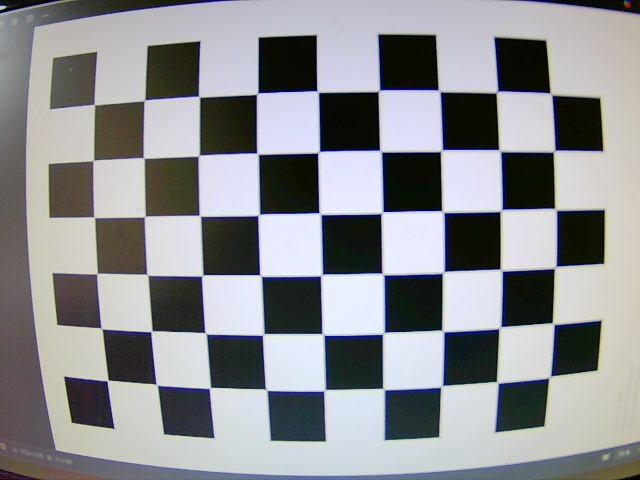
#> input picture catkin_ws/src/vc_battleship/src/calib_images/calib_00.jpg, 640 x 480 px, given in place of the camera
$ python board_main_debug.py
#> lines starting #> are read from the running program, lines starting #| are printed output that depends on the picture; after the words box and inside, x2 and y2 are one past the last pixel; in counts of white or black regions, pixels touching at a corner belong together
#> in spin, frame is the input picture: shape (480, 640, 3); mean B, G, R 144.7, 141.5, 140.2
### vision_tablero/src/vision_tablero/aruco_utils.py
#!/usr/bin/env python3
import cv2
import numpy as np

import board_state

"""
Utilidades para trabajar con marcadores ArUco y actualizar el ORIGEN
global del tablero (board_state.GLOBAL_ORIGIN) a partir de un ID concreto.
"""

# --------------------------------------------------------------------
# Inicialización compatible con varias versiones de OpenCV
# --------------------------------------------------------------------

# Diccionario ArUco
try:
    # API nueva (OpenCV >= 4.7)
    _ARUCO_DICT = cv2.aruco.getPredefinedDictionary(cv2.aruco.DICT_5X5_100)
except AttributeError:
    # API clásica (la que suele venir con ROS Noetic / Ubuntu 20.04)
    _ARUCO_DICT = cv2.aruco.Dictionary_get(cv2.aruco.DICT_5X5_100)

# Parámetros del detector + posible ArucoDetector (API nueva)
_USE_NEW_API = False
_ARUCO_DETECTOR = None

try:
    # OpenCV reciente: cv2.aruco.DetectorParameters() existe
    _ARUCO_PARAMS = cv2.aruco.DetectorParameters()
    _ARUCO_DETECTOR = cv2.aruco.ArucoDetector(_ARUCO_DICT, _ARUCO_PARAMS)
    _USE_NEW_API = True
except AttributeError:
    # OpenCV antiguo: sólo existe DetectorParameters_create()
    _ARUCO_PARAMS = cv2.aruco.DetectorParameters_create()
    _ARUCO_DETECTOR = None
    _USE_NEW_API = False


# --------------------------------------------------------------------
# Funciones internas de detección
# --------------------------------------------------------------------

def _detect_markers(gray):
    """
    Envuelve la llamada a detectMarkers para soportar tanto la API nueva
    (ArucoDetector) como la clásica (cv2.aruco.detectMarkers).
    Devuelve (corners, ids, rejected).
    """
    if _USE_NEW_API and _ARUCO_DETECTOR is not None:
        corners, ids, rejected = _ARUCO_DETECTOR.detectMarkers(gray)
    else:
        corners, ids, rejected = cv2.aruco.detectMarkers(
            gray,
            _ARUCO_DICT,
            parameters=_ARUCO_PARAMS
        )
    return corners, ids, rejected


# [9 lines left out: function _marker_center, not called in this run]


# --------------------------------------------------------------------
# API principal
# --------------------------------------------------------------------

def update_global_origin_from_aruco(frame_bgr, aruco_id=2, draw=False):
    """
    Busca un marcador ArUco con el ID dado en el frame BGR y, si lo encuentra,
    actualiza board_state.GLOBAL_ORIGIN con el centro del marcador en píxeles.

    :param frame_bgr: imagen en BGR (OpenCV) de la cámara del tablero
    :param aruco_id:  ID del marcador que define el ORIGEN (por defecto 2)
    :param draw:      si True, dibuja el marcador y el centro sobre la imagen
                      (útil para debug si luego usas esta imagen)
    :return: True si ha encontrado ese marcador y ha actualizado el origen,
             False en caso contrario.
    """
#> called with aruco_id = 3, draw = False
    if frame_bgr is None or frame_bgr.size == 0:
        return False

    gray = cv2.cvtColor(frame_bgr, cv2.COLOR_BGR2GRAY)
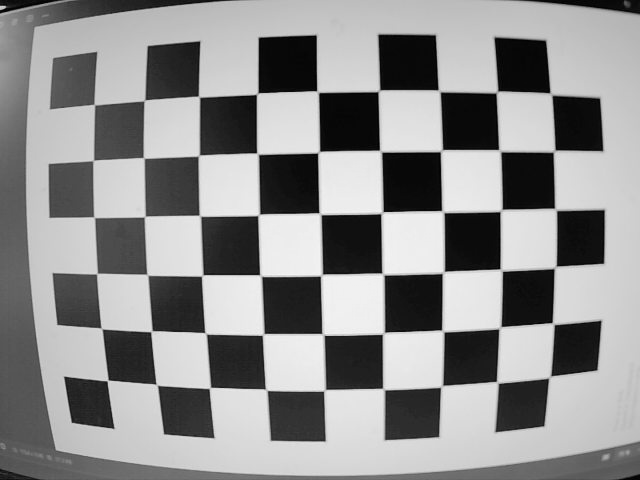
#> gray: shape (480, 640); min 0, max 251, mean 141.5
    corners_list, ids, _ = _detect_markers(gray)
#> in _detect_markers, `corners, ids, rejected = _ARUCO_DETECTOR.detectMarkers(gray)`: corners = (); ids = None; rejected = 35 items
#> corners_list = ()

    if ids is None or len(ids) == 0:
        # No se ve ningún marcador
        return False

    found = False
    for corners, mid in zip(corners_list, ids.flatten()):
        if int(mid) == int(aruco_id):
            cx, cy = _marker_center(corners)
            board_state.GLOBAL_ORIGIN = (cx, cy)
            found = True

            if draw:
                # Dibuja el contorno y el centro para depuración
                cv2.polylines(
                    frame_bgr,
                    [corners.astype(np.int32)],
                    isClosed=True,
                    color=(0, 255, 0),
                    thickness=2,
                )
                cv2.circle(frame_bgr, (int(cx), int(cy)), 6, (0, 0, 255), -1)
                cv2.putText(
                    frame_bgr,
                    f"ArUco {aruco_id}",
                    (int(cx) + 10, int(cy) - 10),
                    cv2.FONT_HERSHEY_SIMPLEX,
                    0.5,
                    (0, 255, 0),
                    2,
                )
            break

    return found

### vision_tablero/src/vision_tablero/board_tracker.py
# board_tracker.py
import cv2
import numpy as np

# nº de casillas del tablero
BOARD_SQUARES = 5
# tamaño real de una casilla (cm) – pon el tuyo
SQUARE_SIZE_CM = 3.7

# rango por defecto
DEFAULT_LOWER = np.array([5, 80, 80], dtype=np.uint8)
DEFAULT_UPPER = np.array([25, 255, 255], dtype=np.uint8)

# estos son los que vamos cambiando con 'b' (ahora pueden ser varios)
current_ranges = [(DEFAULT_LOWER.copy(), DEFAULT_UPPER.copy())]


# [19 lines left out: function calibrate_board_color_from_roi, not called in this run]
def _merge_masks(hsv_frame, ranges):
    if not ranges:
        return np.zeros(hsv_frame.shape[:2], dtype=np.uint8)

    mask = np.zeros(hsv_frame.shape[:2], dtype=np.uint8)
    for lower, upper in ranges:
        mask = cv2.bitwise_or(mask, cv2.inRange(hsv_frame, lower, upper))
    return mask


# [99 lines left out: functions order_points, draw_grid_in_quad, detect_board, not called in this run]


def detect_multiple_boards(frame, camera_matrix=None, dist_coeffs=None, max_boards=1):
    """
    NUEVO: detecta hasta `max_boards` tableros del mismo color.
    Devuelve:
      vis        -> imagen con todos dibujados
      boards     -> lista de dicts { 'quad':..., 'ratio':..., 'height_px':... }
      mask_show  -> máscara de color original
    """
#> called with max_boards = 1
    global current_ranges

    if camera_matrix is not None and dist_coeffs is not None:
        frame = cv2.undistort(frame, camera_matrix, dist_coeffs)

    vis = frame.copy()
    hsv = cv2.cvtColor(frame, cv2.COLOR_BGR2HSV)
#> hsv: shape (480, 640, 3); mean H, S, V 79.1, 54.9, 150.3
    mask = _merge_masks(hsv, current_ranges)
#> the loop in _merge_masks, `for lower, upper in ranges:` made 1 pass
#> pass 1, in _merge_masks, `mask = cv2.bitwise_or(mask, cv2.inRange(hsv_frame, lower, upper))`:
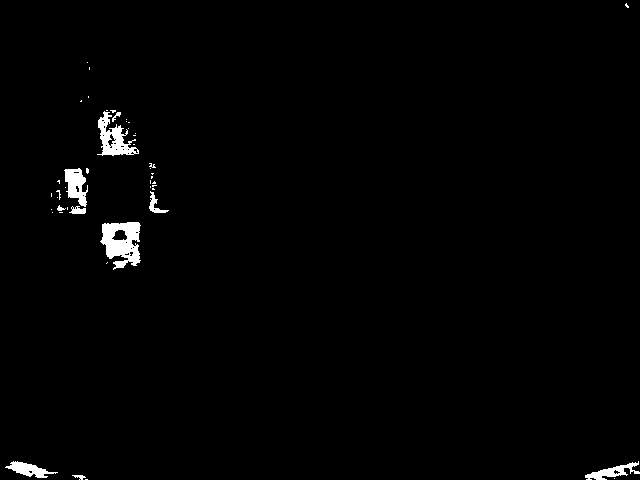
#> mask: shape (480, 640); 1.3% white; 46 white regions (36 under 20 px), largest, box (x1, y1, x2, y2) and area: (100, 222, 141, 270) 1238, (97, 111, 139, 156) 813, (64, 168, 88, 207) 549
    mask_show = mask.copy()

    kernel = cv2.getStructuringElement(cv2.MORPH_RECT, (25, 25))
    mask_merged = cv2.morphologyEx(mask, cv2.MORPH_CLOSE, kernel, iterations=2)
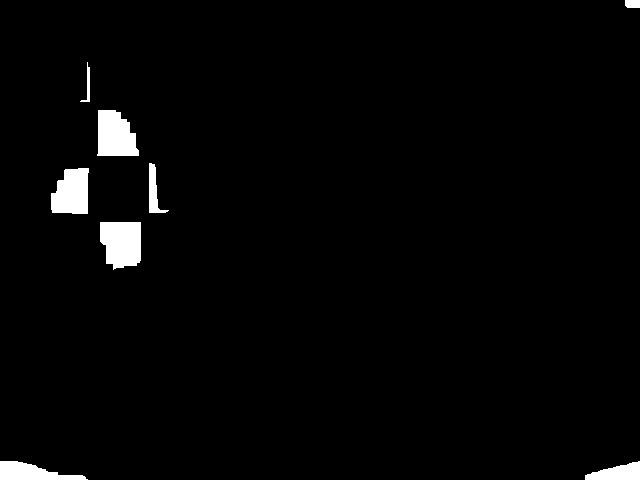
#> mask_merged: shape (480, 640); 2.3% white; 8 white regions

    contours, _ = cv2.findContours(mask_merged, cv2.RETR_EXTERNAL, cv2.CHAIN_APPROX_SIMPLE)
#> contours = 8 contours; box (x1, y1, x2, y2) and area: (100, 222, 141, 270) 1587, (97, 110, 139, 156) 1450, (51, 168, 89, 214) 1356, (0, 461, 88, 480) 896, (585, 461, 640, 480) 615, (149, 163, 169, 213) 352, (625, 0, 640, 8) 96, (80, 62, 90, 102) 76
    if not contours:
        cv2.putText(vis, "Buscando tableros...", (10, 25),
                    cv2.FONT_HERSHEY_SIMPLEX, 0.6, (0, 0, 255), 2)
        return vis, [], mask_show

    contours = sorted(contours, key=cv2.contourArea, reverse=True)
    boards = []

    for idx, c in enumerate(contours[:max_boards]):
        if cv2.contourArea(c) < 5000:
            continue
        rect = cv2.minAreaRect(c)
        box = cv2.boxPoints(rect)
        box = np.int32(box)
        quad = order_points(box.astype(np.float32))

        draw_grid_in_quad(vis, quad, BOARD_SQUARES)

        tl, tr, br, bl = quad
        top_mid = (tl + tr) / 2.0
        bot_mid = (bl + br) / 2.0
        height_px = float(np.linalg.norm(top_mid - bot_mid))

        ratio = None
        if height_px > 1e-3:
            pix_per_square = height_px / BOARD_SQUARES
            ratio = SQUARE_SIZE_CM / pix_per_square

        cv2.putText(vis, f"T{idx+1}",
                    tuple(quad[0].astype(int) + np.array([5, 15])),
                    cv2.FONT_HERSHEY_SIMPLEX, 0.6, (0, 255, 255), 2)

        boards.append({
            "quad": quad,
            "ratio": ratio,
            "height_px": height_px,
        })
#> this loop made 1 pass
#> after the loop, boards = []

    return vis, boards, mask_show

### vision_tablero/src/vision_tablero/board_processing.py
# board_processing.py
import cv2
import numpy as np
import board_tracker
import object_tracker
import board_state
import board_ui


def process_board(frame, board_state, cam_mtx=None, dist=None, warp_size=500, cell_cm=None):
    """
    Procesa un único tablero (T1). Si la cámara está rotada o invertida, la
    esquina superior-izquierda de lo que se ve en la imagen sigue siendo la
    casilla (0,0) gracias al reordenado robusto de esquinas en
    ``board_tracker.order_points``.
    """

    vis_all, boards_found, mask_board = board_tracker.detect_multiple_boards(
        frame,
        camera_matrix=cam_mtx,
        dist_coeffs=dist,
        max_boards=1,
    )
#> boards_found = []

    # dibujar ROI y HUD
    board_ui.draw_board_roi(vis_all)
    board_ui.draw_board_hud(vis_all)

    frame_hsv = cv2.cvtColor(frame, cv2.COLOR_BGR2HSV)
    ammo_pts, ammo_mask_show = object_tracker.detect_colored_points_global(
        frame_hsv,
        object_tracker.current_ammo_ranges,
        max_objs=12,
        min_area=30,
    )
    for (cx, cy) in ammo_pts:
        cv2.circle(vis_all, (cx, cy), 6, (255, 0, 255), -1)

    ship_two_mask_show = None
    ship_one_mask_show = None
    layouts = []

    ratio_cm_per_pix = None
    ex = ey = None

    if boards_found:
        ratio_cm_per_pix = boards_found[0].get("ratio")
        quad = boards_found[0]["quad"]

        #print(f"[DBG] ratio(from boards_found[0]['ratio']) = {ratio_cm_per_pix}")
        #print(f"[DBG] quad(px) = {quad}")

        # ancho en px (promedio borde superior e inferior)
        (x0, y0), (x1, y1), (x2, y2), (x3, y3) = quad
        top = ((x1 - x0) ** 2 + (y1 - y0) ** 2) ** 0.5
        bottom = ((x2 - x3) ** 2 + (y2 - y3) ** 2) ** 0.5
        width_px = 0.5 * (top + bottom)

        board_cm = board_tracker.BOARD_SQUARES * cell_cm  # 19.25 cm si 5x5
        cm_per_px_est = board_cm / width_px
        px_per_cm_est = width_px / board_cm

        #print(f"[DBG] width_px≈{width_px:.2f} | board_cm={board_cm:.2f}")
        #print(f"[DBG] derived cm/px≈{cm_per_px_est:.5f} | px/cm≈{px_per_cm_est:.2f}")

        ex, ey = _compute_board_axes_from_quad(quad)
        if ex is None or ey is None or ratio_cm_per_pix is None:
            print("[WARN] No se pudieron calcular ejes del tablero o ratio_cm_per_pix es None; "
                  "las coordenadas en frame tablero no estarán disponibles.")

        board_state["last_quad"] = quad
        board_state["miss"] = 0

        ship_two_mask_show, ship_one_mask_show, layout_info = process_single_board(
            vis_all,
            frame,
            quad,
            board_state,
            warp_size,
            ratio_cm_per_pix,
            ex,
            ey,
        )
        if layout_info is not None:
            layout_info["ammo_global_detections"] = _build_global_detections(
                ammo_pts, ratio_cm_per_pix, ex, ey
            )
            layout_info["ratio_cm_per_pix"] = ratio_cm_per_pix
            layout_info["board_corners_aruco"] = _board_quad_pixel_to_corners_aruco(
                quad, ratio_cm_per_pix, ex, ey
            )
            layouts.append(layout_info)
    else:
        fallback_or_decay(board_state, vis_all)

    return (
        vis_all,
        mask_board,
        ship_two_mask_show,
        ship_one_mask_show,
        ammo_mask_show,
        layouts,
    )

# [235 lines left out: functions _build_global_detections, _compute_board_axes_from_quad, _project_vector_to_board_xy, _board_quad_pixel_to_corners_aruco, process_single_board, not called in this run]


def fallback_or_decay(slot, vis_img):
    if slot["last_quad"] is not None and slot["miss"] <= 10:
        draw_quad(vis_img, slot["last_quad"])
        slot["miss"] += 1
    else:
        slot["miss"] += 1
        slot["ship_two_cells"] = []
        slot["ship_one_cells"] = []
        slot["ammo_cells"] = []


# [74 lines left out: functions draw_quad, _map_points_to_cells, _build_detection_entries, not called in this run]


def _draw_points(img, points, color):
    for (cx, cy) in points:
        cv2.circle(img, (int(cx), int(cy)), 6, color, -1)


# [40 lines left out: functions _draw_points_on_warp, _annotate_detections, not called in this run]


def _format_cell_label(col, row):
    return f"{chr(ord('A') + col)}{row + 1}"


def _clip_cell_index(idx, n):
    return max(0, min(n - 1, idx))

### vision_tablero/src/vision_tablero/board_ui.py
# board_ui.py
import cv2

# ====== ROI PARA COLOR DEL TABLERO (clic izquierdo) ======
board_roi_selecting = False
board_roi_defined = False
bx_start = by_start = bx_end = by_end = 0

# ====== PUNTOS DE MEDIDA (clic derecho) ======
measure_points = []   # lista de (x, y)


# [29 lines left out: function board_mouse_callback, not called in this run]


def draw_board_roi(img):
    """
    Dibuja el rectangulo del ROI si se esta seleccionando.
    """
    if board_roi_selecting or board_roi_defined:
        cv2.rectangle(
            img,
            (bx_start, by_start),
            (bx_end,   by_end),
            (0, 255, 255),
            2
        )


# [8 lines left out: function draw_measure_points, not called in this run]


def draw_board_hud(img):
    """
    HUD con las teclas especificas del tablero.
    """
    y0 = 20
    dy = 18
    cv2.putText(img, "TABLERO:", (10, y0),
                cv2.FONT_HERSHEY_SIMPLEX, 0.55, (255,255,255), 1, cv2.LINE_AA)
    cv2.putText(img, "b: calibrar color tablero (ROI izq)", (10, y0 + dy),
                cv2.FONT_HERSHEY_SIMPLEX, 0.45, (255,255,255), 1, cv2.LINE_AA)
    cv2.putText(img, "r: calibrar ORIGEN (ROI marcador)", (10, y0 + 2*dy),
                cv2.FONT_HERSHEY_SIMPLEX, 0.45, (255,255,255), 1, cv2.LINE_AA)
    cv2.putText(img, "2: calibrar BARCO x2 (ROI barco)", (10, y0 + 3*dy),
                cv2.FONT_HERSHEY_SIMPLEX, 0.45, (255,255,255), 1, cv2.LINE_AA)
    cv2.putText(img, "1: calibrar BARCO x1 (ROI barco)", (10, y0 + 4*dy),
                cv2.FONT_HERSHEY_SIMPLEX, 0.45, (255,255,255), 1, cv2.LINE_AA)
    cv2.putText(img, "m: calibrar MUN (ROI municion)", (10, y0 + 5*dy),
                cv2.FONT_HERSHEY_SIMPLEX, 0.45, (255,255,255), 1, cv2.LINE_AA)
    cv2.putText(img, "s: enviar layout (150 frames)", (10, y0 + 6*dy),
                cv2.FONT_HERSHEY_SIMPLEX, 0.45, (200,200,255), 1, cv2.LINE_AA)
    cv2.putText(img, "Click izq: definir ROI", (10, y0 + 7*dy),
                cv2.FONT_HERSHEY_SIMPLEX, 0.45, (200,255,200), 1, cv2.LINE_AA)
    cv2.putText(img, "Click dcho: punto de medida", (10, y0 + 8*dy),
                cv2.FONT_HERSHEY_SIMPLEX, 0.45, (200,255,200), 1, cv2.LINE_AA)
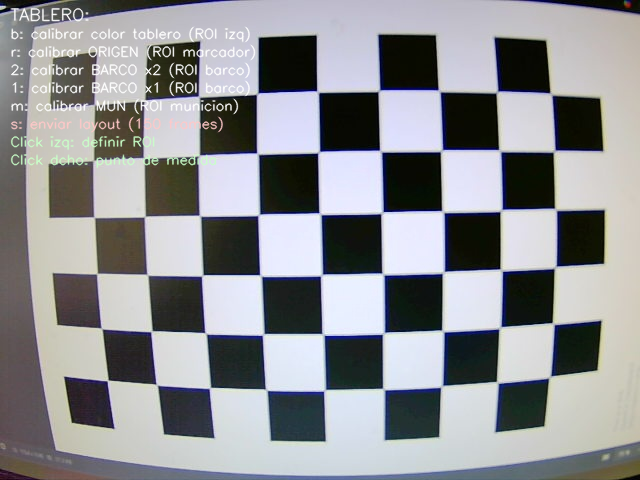
#> img: shape (480, 640, 3); mean B, G, R 146.2, 143.1, 141.8


def draw_capture_status(img, state, progress, lines):
    y_base = 180
    cv2.putText(
        img,
        f"Estado tablero: {state}",
        (10, y_base),
        cv2.FONT_HERSHEY_SIMPLEX,
        0.6,
        (255, 255, 0),
        2,
    )

    bar_x0, bar_y0 = 10, y_base + 15
    bar_w, bar_h = 260, 14
    cv2.rectangle(img, (bar_x0, bar_y0), (bar_x0 + bar_w, bar_y0 + bar_h), (80, 80, 80), 1)
    fill_w = int(bar_w * max(0.0, min(1.0, progress)))
    cv2.rectangle(
        img,
        (bar_x0, bar_y0),
        (bar_x0 + fill_w, bar_y0 + bar_h),
        (0, 200, 0),
        -1,
    )

    for idx, line in enumerate(lines[:3]):
        cv2.putText(
            img,
            line,
            (10, y_base + 40 + idx * 18),
            cv2.FONT_HERSHEY_SIMPLEX,
            0.5,
            (255, 255, 255),
            1,
            cv2.LINE_AA,
        )


# [17 lines left out: function draw_validation_result, not called in this run]

### vision_tablero/src/vision_tablero/object_tracker.py
# object_tracker.py
import cv2
import numpy as np

# color por defecto del barco largo (lo calibras con '2')
SHIP_TWO_LOWER_DEFAULT = np.array([0, 120, 80], dtype=np.uint8)
SHIP_TWO_UPPER_DEFAULT = np.array([15, 255, 255], dtype=np.uint8)

# color por defecto de los barcos de una casilla (lo calibras con '1')
SHIP_ONE_LOWER_DEFAULT = np.array([100, 80, 80], dtype=np.uint8)
SHIP_ONE_UPPER_DEFAULT = np.array([125, 255, 255], dtype=np.uint8)

# color por defecto de la munición (lo calibras con 'm')
AMMO_LOWER_DEFAULT = np.array([40, 80, 60], dtype=np.uint8)
AMMO_UPPER_DEFAULT = np.array([80, 255, 255], dtype=np.uint8)

# color por defecto del origen (luego lo calibras con 'r')
ORIG_LOWER_DEFAULT = np.array([90, 120, 80], dtype=np.uint8)   # azul por defecto
ORIG_UPPER_DEFAULT = np.array([130, 255, 255], dtype=np.uint8)

current_ship_two_ranges = [(SHIP_TWO_LOWER_DEFAULT.copy(), SHIP_TWO_UPPER_DEFAULT.copy())]

current_ship_one_ranges = [(SHIP_ONE_LOWER_DEFAULT.copy(), SHIP_ONE_UPPER_DEFAULT.copy())]

current_origin_ranges = [(ORIG_LOWER_DEFAULT.copy(), ORIG_UPPER_DEFAULT.copy())]

current_ammo_ranges = [(AMMO_LOWER_DEFAULT.copy(), AMMO_UPPER_DEFAULT.copy())]


# [23 lines left out: function _calibrate_from_roi, not called in this run]


def calibrate_ship_two_color_from_roi(hsv_roi):
    return _calibrate_from_roi(hsv_roi)


def calibrate_ship_one_color_from_roi(hsv_roi):
    return _calibrate_from_roi(hsv_roi)


def calibrate_origin_color_from_roi(hsv_roi):
    return _calibrate_from_roi(hsv_roi)


def calibrate_ammo_color_from_roi(hsv_roi):
    return _calibrate_from_roi(hsv_roi)


def _merge_masks(hsv_frame, ranges):
    if not ranges:
        return np.zeros(hsv_frame.shape[:2], dtype=np.uint8)

    mask = np.zeros(hsv_frame.shape[:2], dtype=np.uint8)
#> mask: shape (480, 640); every value is 0
    for lower, upper in ranges:
        mask = cv2.bitwise_or(mask, cv2.inRange(hsv_frame, lower, upper))
#> this loop made 1 pass
#> pass 1, in _merge_masks, `mask = cv2.bitwise_or(mask, cv2.inRange(hsv_frame, lower, upper))`:
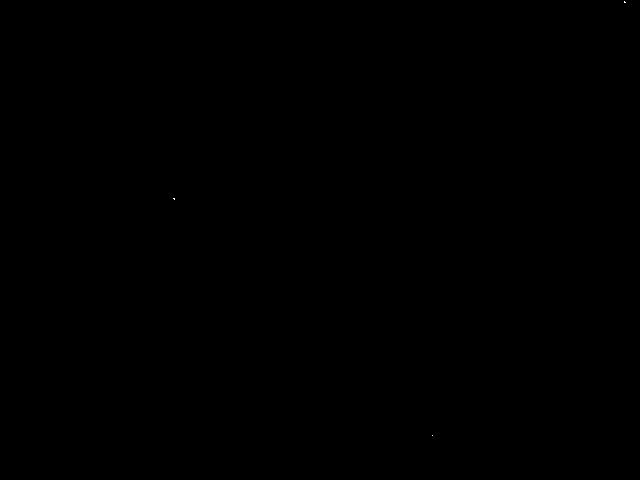
#> mask: shape (480, 640); 0% white in thin lines or dots, all inside (x1, y1, x2, y2) = (173, 1, 626, 436)
    return mask
def detect_colored_points_global(hsv_frame, ranges, max_objs=8, min_area=40):
    """Detecta blobs del color dado en todo el frame HSV."""
    mask = _merge_masks(hsv_frame, ranges)
    mask = cv2.morphologyEx(mask, cv2.MORPH_OPEN, np.ones((3, 3), np.uint8), iterations=1)
    mask = keep_largest_components(mask, k=max_objs, min_area=min_area)

    contours, _ = cv2.findContours(mask, cv2.RETR_EXTERNAL, cv2.CHAIN_APPROX_SIMPLE)
    centers = []
    for c in contours:
        if cv2.contourArea(c) < min_area:
            continue
        M = cv2.moments(c)
        if M["m00"] == 0:
            continue
        cx = int(M["m10"] / M["m00"])
        cy = int(M["m01"] / M["m00"])
        centers.append((cx, cy))
        if len(centers) >= max_objs:
            break

    return centers, mask


def keep_largest_components(mask, k=4, min_area=50):
    """
    Devuelve una máscara nueva con solo las k componentes más grandes
    por área (en píxeles) que superen min_area.
    """
#> called with k = 12, min_area = 30
    contours, _ = cv2.findContours(mask, cv2.RETR_EXTERNAL, cv2.CHAIN_APPROX_SIMPLE)
#> contours = []
#> (the rest of the program and of its run is left out)
